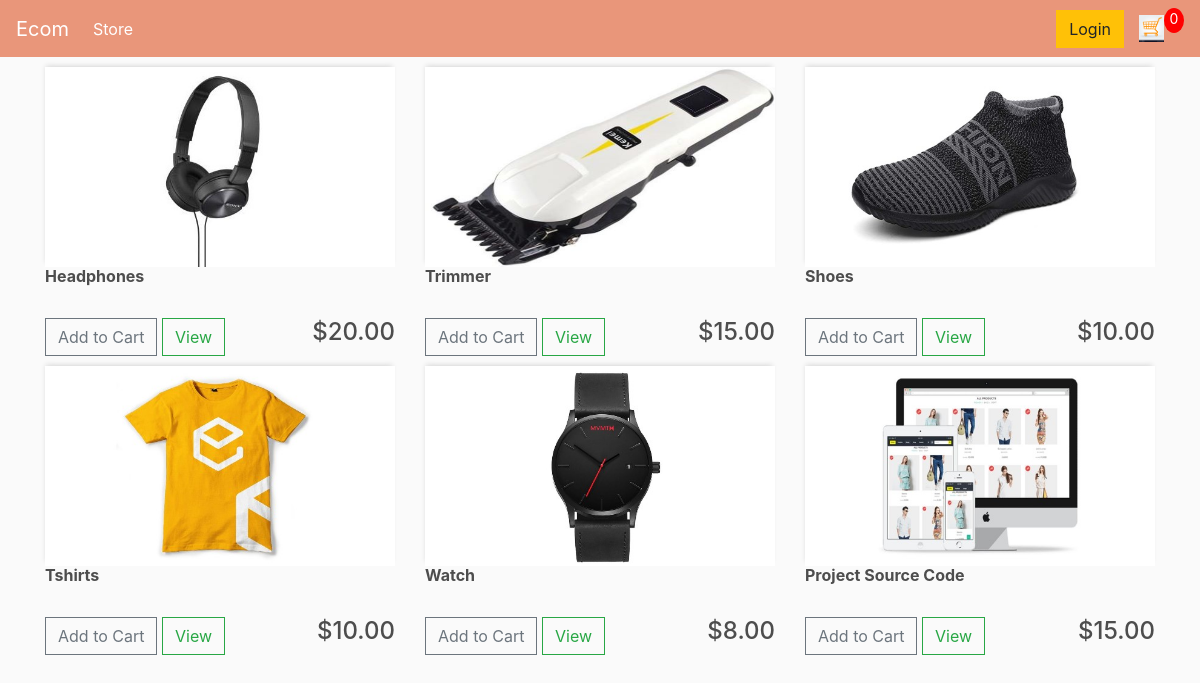
The page / on the database its author committed.
### store/models.py (models this page shows, shortened)
class Product(models.Model):
    name = models.CharField(max_length=200)
    price = models.DecimalField(max_digits=7, decimal_places=2)
    digital = models.BooleanField(default=False, null=True, blank=True)
    image = models.ImageField(null=True, blank=True)
    @property
    def imageURL(self):
        try:
            url = self.image.url
        except:
            url = ''
        return url

### store/views.py (the view)
# urls.py: path('', include('store.urls')),
def store(request):
     data = cartData(request)
     cartItems = data['cartItems']
     products = Product.objects.all()
     context = {'products':products, 'cartItems':cartItems}
     return render(request, 'store/store.html', context)

### store/utils.py (called while the page is built, shortened)
def cookieCart(request):
    try:
        cart = json.loads(request.COOKIES['cart'])
    except:
        cart = {}
    print('CART:,',cart)
    items = []
    order = {'get_cart_items':0, 'get_cart_total':0, 'shipping':False}
    cartItems = order['get_cart_items']
    return{'cartItems':cartItems, 'order':order, 'items':items}

def cartData(request):
    if request.user.is_authenticated:
          customer = request.user.customer
          order, created = Order.objects.get_or_create(customer=customer, complete=False)
          items = order.orderitem_set.all()
          cartItems = order.get_cart_items
    else:
        cookieData = cookieCart(request)
        cartItems = cookieData['cartItems']
        order = cookieData['order']
        items = cookieData['items']
    return{'cartItems':cartItems, 'order':order, 'items':items}

### store/templates/store/store.html
{% extends 'store/main.html' %}
{% load static %}
{% block content %}
<div class="row">
    {% for product in products %}
    <div class="col-lg-4">
        <img class="thumbnail" src="{{product.imageURL}}">
        <div class="">
            <h6><strong>{{product.name}}</strong></h6>
            <br>
            <button data-product={{product.id}} data-action="add" class="btn btn-outline-secondary add-btn update-cart">Add to Cart</button>
            <a class="btn btn-outline-success" href="#">View</a>
            <h4 style="dispaly: inline-block; float: right">${{product.price|floatformat:2}}</h4>
        </div>
    </div>
    {% endfor %}
</div>
{% endblock content %}

### store/templates/store/main.html (shortened to what this page needs)
<!DOCTYPE html>
{% load static %}
<html>
<head>
    <link rel="stylesheet" href="https://stackpath.bootstrapcdn.com/bootstrap/4.5.0/css/bootstrap.min.css">
    <link rel='stylesheet' type='text/css' media='screen' href="{% static 'css/main.css' %}">
</head>
<body>
    <nav class="navbar navbar-expand-lg navbar-dark bg-dark">
            <a class="navbar-brand" href="{% url 'store' %}">Ecom</a>
            <div class="collapse navbar-collapse" id="navbarSupportedContent">
            <ul class="navbar-nav mr-auto">
                <li class="nav-item active">
                <a class="nav-link" href="{% url 'store' %}">Store <span class="sr-only">(current)</span></a>
                </li>
            </ul>
            <div class="form-inline my-2 my-lg-0">
                        <a href="#"class="btn btn-warning">Login</a>
                        <a href="{% url 'cart' %}">
                            <img  id="cart-icon" src="{% static 'images/cart.jpg' %}">
                        </a>
                    <p id="cart-total">{{cartItems}}</p>
            </div>
            </div>
      </nav>
      <div class="container">
        {% block content %}
        {% endblock content %}
    </div>
</body>
</html>

### ecommerce/static/css/main.css (style rules this page uses)
body { background-color: hsl(0, 0%, 98%); }
h1,h2,h3,h4,h5,h6 { color:hsl(0, 0%, 30%); }
.thumbnail { width: 100%; height: 200px; -webkit-box-shadow: -1px -3px 5px -2px rgba(214,214,214,1); -moz-box-shadow: -1px -3px 5px -2px rgba(214,214,214,1); box-shadow: -1px -3px 5px -2px rgba(214,214,214,1); }
.bg-dark { background-color: darksalmon!important; }
#cart-icon { width:25px; display: inline-block; margin-left: 15px; }
#cart-total { display: block; text-align: center; color:#fff; background-color: red; width: 20px; height: 25px; border-radius: 50%; font-size: 14px; }
.col-lg-4, .col-lg-6, .col-lg-8, .col-lg-12 { margin-top: 10px; }
.btn { border-radius: 0; }

### rows shown on the page
Product: imageURL (picture), name "Headphones", price "20.00"
Product: imageURL (picture), name "Trimmer", price "15.00"
Product: imageURL (picture), name "Shoes", price "10.00"
Product: imageURL (picture), name "Tshirts", price "10.00"
Product: imageURL (picture), name "Watch", price "8.00"
Product: imageURL (picture), name "Project Source Code", price "15.00"

### other values the page prints
{{ cartItems }} "0"
